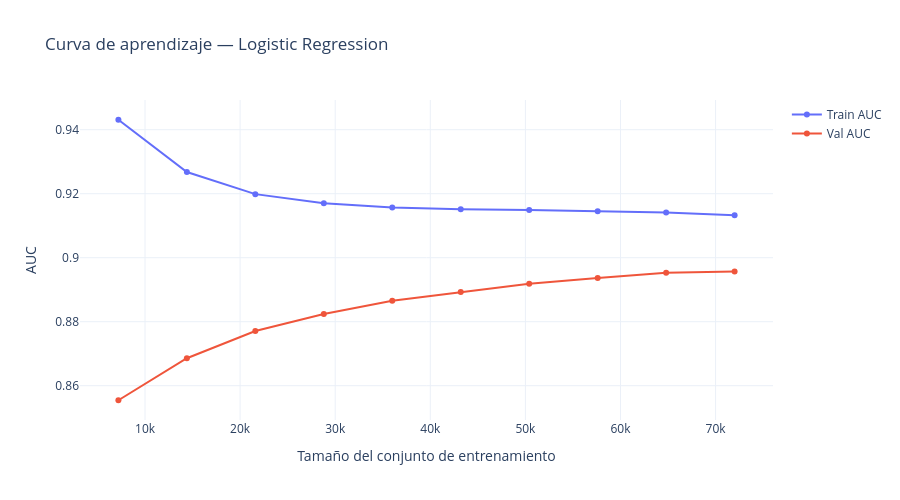

Source (notebook cell):
### Markdown cell above
### 3. Curva de aprendizaje — Regresión Logística

Se analiza cómo evoluciona el AUC del modelo a medida que aumenta el tamaño del conjunto
de entrenamiento, usando validación cruzada de 5 folds (`cv=5`). Quiero validar si serviría incorporar más datos al modelo para seguir mejorando

### Code cell
from sklearn.model_selection import learning_curve
from plotly import graph_objects as go

train_sizes, train_scores, val_scores = learning_curve(
    pipeline,  # tu pipeline de logistic regression
    X_train, y_train_enc,
    train_sizes=np.linspace(0.1, 1.0, 10),
    scoring='roc_auc',
    cv=5,
    n_jobs=-1
)

train_mean = train_scores.mean(axis=1)
val_mean   = val_scores.mean(axis=1)

fig = go.Figure()
fig.add_trace(go.Scatter(x=train_sizes, y=train_mean, name='Train AUC'))
fig.add_trace(go.Scatter(x=train_sizes, y=val_mean,   name='Val AUC'))
fig.update_layout(
    title='Curva de aprendizaje — Logistic Regression',
    xaxis_title='Tamaño del conjunto de entrenamiento',
    yaxis_title='AUC',
    template='plotly_white',
    height=500, width=900
)
fig.show()

### Figure 1 — Plotly figure (JSON) as saved in the notebook; plotly's stock layout.template omitted (floating-point values rounded to 4 significant figures)
{"data": [{"name": "Train AUC", "type": "scatter", "x": [7200, 14400, 21600, 28800, 36000, 43200, 50400, 57600, 64800, 72000], "y": [0.9431, 0.9268, 0.9199, 0.917, 0.9157, 0.9151, 0.9149, 0.9145, 0.9141, 0.9133]}, {"name": "Val AUC", "type": "scatter", "x": [7200, 14400, 21600, 28800, 36000, 43200, 50400, 57600, 64800, 72000], "y": [0.8554, 0.8686, 0.8771, 0.8824, 0.8866, 0.8893, 0.8919, 0.8937, 0.8953, 0.8957]}], "layout": {"height": 500, "title": {"text": "Curva de aprendizaje — Logistic Regression"}, "width": 900, "xaxis": {"title": {"text": "Tamaño del conjunto de entrenamiento"}}, "yaxis": {"title": {"text": "AUC"}}}}
